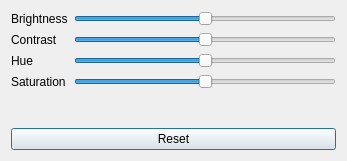
<?xml version="1.0" encoding="UTF-8"?>
<ui version="4.0">
 <class>ColorDialog</class>
 <widget class="QDialog" name="ColorDialog">
  <property name="geometry">
   <rect>
    <x>0</x>
    <y>0</y>
    <width>347</width>
    <height>161</height>
   </rect>
  </property>
  <property name="maximumSize">
   <size>
    <width>16777215</width>
    <height>220</height>
   </size>
  </property>
  <property name="windowTitle">
   <string>Color Options</string>
  </property>
  <property name="windowIcon">
   <iconset resource="resources.qrc">
    <normaloff>:/imgFMV/images/color_picker.png</normaloff>:/imgFMV/images/color_picker.png</iconset>
  </property>
  <property name="locale">
   <locale language="English" country="UnitedStates"/>
  </property>
  <layout class="QVBoxLayout" name="verticalLayout">
   <item>
    <layout class="QFormLayout" name="formLayout_2">
     <item row="0" column="0">
      <widget class="QLabel" name="label">
       <property name="text">
        <string>Brightness</string>
       </property>
      </widget>
     </item>
     <item row="0" column="1">
      <widget class="QSlider" name="brightnessSlider">
       <property name="minimum">
        <number>-100</number>
       </property>
       <property name="maximum">
        <number>100</number>
       </property>
       <property name="orientation">
        <enum>Qt::Horizontal</enum>
       </property>
      </widget>
     </item>
     <item row="1" column="0">
      <widget class="QLabel" name="label_2">
       <property name="text">
        <string>Contrast</string>
       </property>
      </widget>
     </item>
     <item row="2" column="0">
      <widget class="QLabel" name="label_3">
       <property name="text">
        <string>Hue</string>
       </property>
      </widget>
     </item>
     <item row="3" column="0">
      <widget class="QLabel" name="label_4">
       <property name="text">
        <string>Saturation</string>
       </property>
      </widget>
     </item>
     <item row="1" column="1">
      <widget class="QSlider" name="contrastSlider">
       <property name="minimum">
        <number>-100</number>
       </property>
       <property name="maximum">
        <number>100</number>
       </property>
       <property name="orientation">
        <enum>Qt::Horizontal</enum>
       </property>
      </widget>
     </item>
     <item row="2" column="1">
      <widget class="QSlider" name="hueSlider">
       <property name="minimum">
        <number>-100</number>
       </property>
       <property name="maximum">
        <number>100</number>
       </property>
       <property name="orientation">
        <enum>Qt::Horizontal</enum>
       </property>
      </widget>
     </item>
     <item row="3" column="1">
      <widget class="QSlider" name="saturationSlider">
       <property name="minimum">
        <number>-100</number>
       </property>
       <property name="maximum">
        <number>100</number>
       </property>
       <property name="orientation">
        <enum>Qt::Horizontal</enum>
       </property>
      </widget>
     </item>
    </layout>
   </item>
   <item>
    <spacer name="verticalSpacer">
     <property name="orientation">
      <enum>Qt::Vertical</enum>
     </property>
     <property name="sizeHint" stdset="0">
      <size>
       <width>20</width>
       <height>40</height>
      </size>
     </property>
    </spacer>
   </item>
   <item>
    <widget class="QPushButton" name="pushButton">
     <property name="text">
      <string>Reset</string>
     </property>
    </widget>
   </item>
  </layout>
 </widget>
 <resources>
  <include location="resources.qrc"/>
 </resources>
 <connections>
  <connection>
   <sender>pushButton</sender>
   <signal>clicked()</signal>
   <receiver>ColorDialog</receiver>
   <slot>ResetColorValues()</slot>
   <hints>
    <hint type="sourcelabel">
     <x>214</x>
     <y>154</y>
    </hint>
    <hint type="destinationlabel">
     <x>4</x>
     <y>123</y>
    </hint>
   </hints>
  </connection>
  <connection>
   <sender>brightnessSlider</sender>
   <signal>sliderMoved(int)</signal>
   <receiver>ColorDialog</receiver>
   <slot>ColorChange(int)</slot>
   <hints>
    <hint type="sourcelabel">
     <x>81</x>
     <y>21</y>
    </hint>
    <hint type="destinationlabel">
     <x>1</x>
     <y>64</y>
    </hint>
   </hints>
  </connection>
  <connection>
   <sender>contrastSlider</sender>
   <signal>sliderMoved(int)</signal>
   <receiver>ColorDialog</receiver>
   <slot>ColorChange(int)</slot>
   <hints>
    <hint type="sourcelabel">
     <x>110</x>
     <y>47</y>
    </hint>
    <hint type="destinationlabel">
     <x>4</x>
     <y>39</y>
    </hint>
   </hints>
  </connection>
  <connection>
   <sender>hueSlider</sender>
   <signal>sliderMoved(int)</signal>
   <receiver>ColorDialog</receiver>
   <slot>ColorChange(int)</slot>
   <hints>
    <hint type="sourcelabel">
     <x>109</x>
     <y>70</y>
    </hint>
    <hint type="destinationlabel">
     <x>5</x>
     <y>91</y>
    </hint>
   </hints>
  </connection>
  <connection>
   <sender>saturationSlider</sender>
   <signal>sliderMoved(int)</signal>
   <receiver>ColorDialog</receiver>
   <slot>ColorChange(int)</slot>
   <hints>
    <hint type="sourcelabel">
     <x>84</x>
     <y>106</y>
    </hint>
    <hint type="destinationlabel">
     <x>3</x>
     <y>9</y>
    </hint>
   </hints>
  </connection>
 </connections>
 <slots>
  <slot>ResetColorValues()</slot>
  <slot>ColorChange(int)</slot>
 </slots>
</ui>
